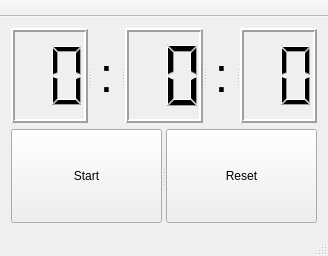
<?xml version="1.0" encoding="UTF-8"?>
<ui version="4.0">
 <class>MainWindow</class>
 <widget class="QMainWindow" name="MainWindow">
  <property name="geometry">
   <rect>
    <x>0</x>
    <y>0</y>
    <width>328</width>
    <height>256</height>
   </rect>
  </property>
  <property name="windowTitle">
   <string>MainWindow</string>
  </property>
  <widget class="QWidget" name="centralWidget">
   <property name="minimumSize">
    <size>
     <width>200</width>
     <height>200</height>
    </size>
   </property>
   <layout class="QVBoxLayout" name="verticalLayout">
    <item>
     <widget class="QSplitter" name="splitter">
      <property name="orientation">
       <enum>Qt::Horizontal</enum>
      </property>
      <widget class="QLCDNumber" name="minDisplay">
       <property name="autoFillBackground">
        <bool>false</bool>
       </property>
       <property name="frameShape">
        <enum>QFrame::Box</enum>
       </property>
       <property name="frameShadow">
        <enum>QFrame::Raised</enum>
       </property>
       <property name="lineWidth">
        <number>2</number>
       </property>
       <property name="smallDecimalPoint">
        <bool>false</bool>
       </property>
       <property name="digitCount">
        <number>2</number>
       </property>
       <property name="intValue" stdset="0">
        <number>0</number>
       </property>
      </widget>
      <widget class="QLabel" name="label">
       <property name="font">
        <font>
         <pointsize>30</pointsize>
        </font>
       </property>
       <property name="lineWidth">
        <number>1</number>
       </property>
       <property name="text">
        <string>&lt;html&gt;&lt;head/&gt;&lt;body&gt;&lt;p&gt;&lt;span style=&quot; font-size:36pt;&quot;&gt;:&lt;/span&gt;&lt;/p&gt;&lt;/body&gt;&lt;/html&gt;</string>
       </property>
       <property name="scaledContents">
        <bool>true</bool>
       </property>
       <property name="alignment">
        <set>Qt::AlignCenter</set>
       </property>
      </widget>
      <widget class="QLCDNumber" name="secDisplay">
       <property name="lineWidth">
        <number>2</number>
       </property>
       <property name="digitCount">
        <number>2</number>
       </property>
      </widget>
      <widget class="QLabel" name="label_2">
       <property name="font">
        <font>
         <pointsize>30</pointsize>
        </font>
       </property>
       <property name="text">
        <string>&lt;html&gt;&lt;head/&gt;&lt;body&gt;&lt;p&gt;&lt;span style=&quot; font-size:36pt;&quot;&gt;:&lt;/span&gt;&lt;/p&gt;&lt;/body&gt;&lt;/html&gt;</string>
       </property>
       <property name="scaledContents">
        <bool>true</bool>
       </property>
       <property name="alignment">
        <set>Qt::AlignCenter</set>
       </property>
       <property name="indent">
        <number>0</number>
       </property>
      </widget>
      <widget class="QLCDNumber" name="hunDisplay">
       <property name="lineWidth">
        <number>2</number>
       </property>
       <property name="digitCount">
        <number>2</number>
       </property>
      </widget>
     </widget>
    </item>
    <item>
     <widget class="QSplitter" name="splitter_2">
      <property name="orientation">
       <enum>Qt::Horizontal</enum>
      </property>
      <widget class="QPushButton" name="startButton">
       <property name="minimumSize">
        <size>
         <width>0</width>
         <height>10</height>
        </size>
       </property>
       <property name="text">
        <string>Start</string>
       </property>
      </widget>
      <widget class="QPushButton" name="resetButton">
       <property name="minimumSize">
        <size>
         <width>0</width>
         <height>10</height>
        </size>
       </property>
       <property name="mouseTracking">
        <bool>false</bool>
       </property>
       <property name="text">
        <string>Reset</string>
       </property>
      </widget>
     </widget>
    </item>
   </layout>
  </widget>
  <widget class="QMenuBar" name="menuBar">
   <property name="geometry">
    <rect>
     <x>0</x>
     <y>0</y>
     <width>328</width>
     <height>21</height>
    </rect>
   </property>
  </widget>
  <widget class="QToolBar" name="mainToolBar">
   <property name="movable">
    <bool>false</bool>
   </property>
   <attribute name="toolBarArea">
    <enum>TopToolBarArea</enum>
   </attribute>
   <attribute name="toolBarBreak">
    <bool>true</bool>
   </attribute>
  </widget>
  <widget class="QStatusBar" name="statusBar"/>
 </widget>
 <layoutdefault spacing="6" margin="11"/>
 <resources/>
 <connections/>
</ui>
